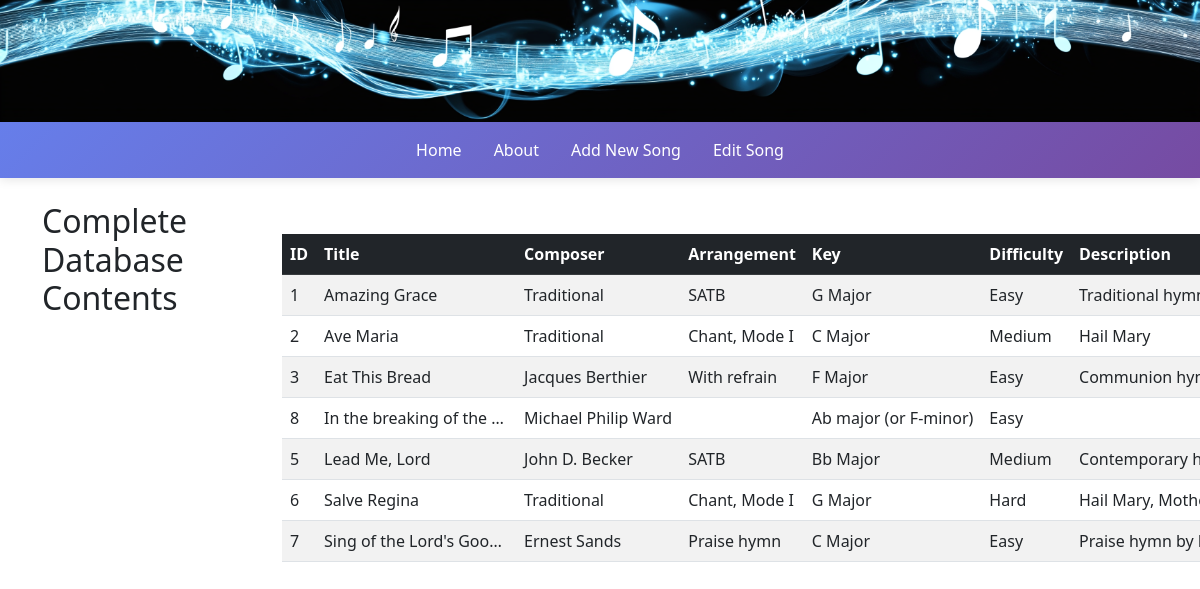
Page /dump on the committed database.
### tables this page shows
CREATE TABLE songs (
            id INTEGER PRIMARY KEY AUTOINCREMENT,
            title TEXT NOT NULL,
            composer TEXT,
            arrangement TEXT,
            key_signature TEXT,
            difficulty TEXT,
            description TEXT,
            pdf_filename TEXT,
            audio_filename TEXT,
            created_at TIMESTAMP DEFAULT CURRENT_TIMESTAMP,
            updated_at TIMESTAMP DEFAULT CURRENT_TIMESTAMP
        , lyrics_filename TEXT);

### flask_app.py (the view)
@app.route('/dump')
def dump():
    conn = get_db_connection()
    songs = conn.execute('SELECT * FROM songs ORDER BY title').fetchall()
    conn.close()
    return render_template('dump.html', songs=songs)

### database.py (called while the page is built)
def get_db_connection():
    conn = sqlite3.connect(DATABASE)
    conn.row_factory = sqlite3.Row
    return conn

### flask_app.py (called while the page is built)
@app.before_request
def make_session_permanent():
    if current_user.is_authenticated:
        session.permanent = True
        app.permanent_session_lifetime = timedelta(days=31)

@app.after_request
def add_header(response):
    response.headers['Cache-Control'] = 'no-store, no-cache, must-revalidate, post-check=0, pre-check=0, max-age=0'
    response.headers['Pragma'] = 'no-cache'
    response.headers['Expires'] = '-1'
    return response

### templates/dump.html (shortened to what this page needs)
{% extends "base.html" %}
{% block content %}
<div class="container mt-4">
    <h2>Complete Database Contents</h2>
    <div class="table-responsive">
        <table class="table table-striped table-hover">
            <thead class="table-dark">
                <tr>
                    <th>ID</th>
                    <th>Title</th>
                    <th>Composer</th>
                    <th>Arrangement</th>
                    <th>Key</th>
                    <th>Difficulty</th>
                    <th>Description</th>
                </tr>
            </thead>
            <tbody>
                {% for song in songs %}
                <tr>
                    <td>{{ song.id }}</td>
                    <td>{{ song.title }}</td>
                    <td>{{ song.composer or '' }}</td>
                    <td>{{ song.arrangement or '' }}</td>
                    <td>{{ song.key_signature or '' }}</td>
                    <td>{{ song.difficulty or '' }}</td>
                    <td>{{ song.description or '' }}</td>
                </tr>
                {% endfor %}
            </tbody>
        </table>
    </div>
</div>
{% endblock %}

### templates/base.html (shortened to what this page needs)
<!DOCTYPE html>
<html lang="en">
<head>
    <link rel="stylesheet" href="{{ url_for('static', filename='css/style.css') }}">
    <link href="https://cdn.jsdelivr.net/npm/bootstrap@5.3.0-alpha3/dist/css/bootstrap.min.css" rel="stylesheet">
    <link href="https://cdn.jsdelivr.net/npm/bootstrap-icons@1.7.2/font/bootstrap-icons.css" rel="stylesheet">
</head>
<body>
    <div class="banner">
        <img src="{{ url_for('static', filename='images/banner_01.png') }}" alt="Choir Music Database Banner">
    </div>
    <nav class="top-nav">
        <ul class="nav-menu">
            <li><a href="{{ url_for('home') }}" class="nav-link {% if request.endpoint == 'home' %}active{% endif %}">Home</a></li>
            <li><a href="#" class="nav-link" data-page="about">About</a></li>
            <li><a href="{{ url_for('add_song') }}" class="nav-link {% if request.endpoint == 'add_song' %}active{% endif %}">Add New Song</a></li>
            <li><a href="{{ url_for('edit_song') }}" class="nav-link {% if request.endpoint == 'edit_song' %}active{% endif %}">Edit Song</a></li>
        </ul>
    </nav>
    {% block content %}{% endblock %}
</body>
</html>

### static/css/style.css (style rules this page uses)
* { margin: 0; padding: 0; box-sizing: border-box; }
body { font-family: 'Segoe UI', Tahoma, Geneva, Verdana, sans-serif; background-color: #f8f9fa; color: #333; line-height: 1.6; }
html, body { width: 100vw; min-width: 100vw; margin: 0; padding: 0; overflow-x: hidden; }
.top-nav { background: linear-gradient(135deg, #667eea 0%, #764ba2 100%); padding: 1rem 0; box-shadow: 0 2px 10px rgba(0,0,0,0.1); }
.nav-menu { color: #fff; list-style: none; display: flex; justify-content: center; gap: 2rem; max-width: 1200px; margin: 0 auto; padding: 0 2rem; }
.nav-link { color: white; text-decoration: none; padding: 0.5rem 1rem; border-radius: 5px; transition: all 0.3s ease; font-weight: 500; }
.container { max-width: 1200px; margin: 2rem auto; padding: 0 2rem; display: grid; grid-template-columns: 250px 1fr; gap: 2rem; }
.table-responsive { margin-top: 2rem; }
.table th { white-space: nowrap; }
.table td { max-width: 200px; overflow: hidden; text-overflow: ellipsis; white-space: nowrap; }
@media (min-width: 1200px) { .container { width: 100vw; max-width: 100vw; margin: 0; padding: 0; display: grid; grid-template-columns: 20vw 80vw; gap: 0; } }
.banner { width: 100%; background-color: #fff; box-shadow: 0 2px 4px rgba(0,0,0,0.1); margin-bottom: 0; }
.banner img { width: 100%; height: auto; display: block; max-height: 200px; object-fit: cover; }

### rows in the picture
songs: id "1", title "Amazing Grace", composer "Traditional", arrangement "SATB", key_signature "G Major", difficulty "Easy", description "Traditional…"
songs: id "2", title "Ave Maria", composer "Traditional", arrangement "Chant, Mode I", key_signature "C Major", difficulty "Medium", description "Hail Mary"
songs: id "3", title "Eat This Bread", composer "Jacques Berthier", arrangement "With refrain", key_signature "F Major", difficulty "Easy", description "Communion hymn by J…"
songs: id "8", title "In the breaking of the…", composer "Michael Philip Ward", key_signature "Ab major (or F-minor)", difficulty "Easy"
songs: id "5", title "Lead Me, Lord", composer "John D. Becker", arrangement "SATB", key_signature "Bb Major", difficulty "Medium", description "Contemporary hymn b…"
songs: id "6", title "Salve Regina", composer "Traditional", arrangement "Chant, Mode I", key_signature "G Major", difficulty "Hard", description "Hail Mary, Mother and…"
songs: id "7", title "Sing of the Lord's Goo…", composer "Ernest Sands", arrangement "Praise hymn", key_signature "C Major", difficulty "Easy", description "Praise hymn by Ernest…"
